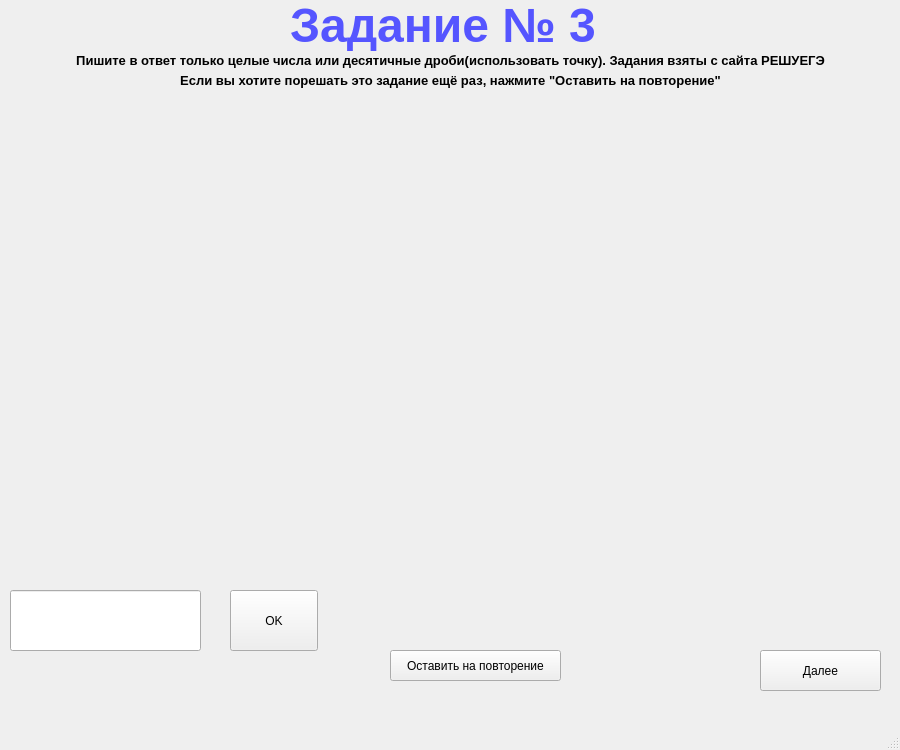
<?xml version="1.0" encoding="UTF-8"?>
<ui version="4.0">
 <class>MainWindow</class>
 <widget class="QMainWindow" name="MainWindow">
  <property name="geometry">
   <rect>
    <x>0</x>
    <y>0</y>
    <width>900</width>
    <height>750</height>
   </rect>
  </property>
  <property name="windowTitle">
   <string>MainWindow</string>
  </property>
  <widget class="QWidget" name="centralwidget">
   <widget class="QLabel" name="label">
    <property name="geometry">
     <rect>
      <x>290</x>
      <y>0</y>
      <width>321</width>
      <height>51</height>
     </rect>
    </property>
    <property name="palette">
     <palette>
      <active>
       <colorrole role="WindowText">
        <brush brushstyle="SolidPattern">
         <color alpha="255">
          <red>85</red>
          <green>85</green>
          <blue>255</blue>
         </color>
        </brush>
       </colorrole>
      </active>
      <inactive>
       <colorrole role="WindowText">
        <brush brushstyle="SolidPattern">
         <color alpha="255">
          <red>85</red>
          <green>85</green>
          <blue>255</blue>
         </color>
        </brush>
       </colorrole>
      </inactive>
      <disabled>
       <colorrole role="WindowText">
        <brush brushstyle="SolidPattern">
         <color alpha="255">
          <red>160</red>
          <green>162</green>
          <blue>164</blue>
         </color>
        </brush>
       </colorrole>
      </disabled>
     </palette>
    </property>
    <property name="font">
     <font>
      <pointsize>36</pointsize>
      <weight>75</weight>
      <bold>true</bold>
     </font>
    </property>
    <property name="text">
     <string>Задание № 3</string>
    </property>
   </widget>
   <widget class="QLabel" name="label_2">
    <property name="geometry">
     <rect>
      <x>0</x>
      <y>50</y>
      <width>901</width>
      <height>21</height>
     </rect>
    </property>
    <property name="font">
     <font>
      <pointsize>10</pointsize>
      <weight>75</weight>
      <bold>true</bold>
     </font>
    </property>
    <property name="text">
     <string>Пишите в ответ только целые числа или десятичные дроби(использовать точку). Задания взяты с сайта РЕШУЕГЭ</string>
    </property>
    <property name="alignment">
     <set>Qt::AlignCenter</set>
    </property>
   </widget>
   <widget class="QLabel" name="color_fon">
    <property name="geometry">
     <rect>
      <x>20</x>
      <y>100</y>
      <width>840</width>
      <height>411</height>
     </rect>
    </property>
    <property name="text">
     <string/>
    </property>
   </widget>
   <widget class="QLabel" name="t_or_f_p1">
    <property name="geometry">
     <rect>
      <x>50</x>
      <y>520</y>
      <width>761</width>
      <height>51</height>
     </rect>
    </property>
    <property name="text">
     <string/>
    </property>
   </widget>
   <widget class="QLineEdit" name="ans_p1">
    <property name="geometry">
     <rect>
      <x>10</x>
      <y>590</y>
      <width>191</width>
      <height>61</height>
     </rect>
    </property>
   </widget>
   <widget class="QPushButton" name="btn_ok_p1">
    <property name="geometry">
     <rect>
      <x>230</x>
      <y>590</y>
      <width>88</width>
      <height>61</height>
     </rect>
    </property>
    <property name="text">
     <string>OK</string>
    </property>
   </widget>
   <widget class="QPushButton" name="btn_next_p1">
    <property name="geometry">
     <rect>
      <x>760</x>
      <y>650</y>
      <width>121</width>
      <height>41</height>
     </rect>
    </property>
    <property name="text">
     <string>Далее</string>
    </property>
   </widget>
   <widget class="QPushButton" name="btn_repeat">
    <property name="geometry">
     <rect>
      <x>390</x>
      <y>650</y>
      <width>171</width>
      <height>31</height>
     </rect>
    </property>
    <property name="text">
     <string>Оставить на повторение</string>
    </property>
   </widget>
   <widget class="QLabel" name="label_3">
    <property name="geometry">
     <rect>
      <x>10</x>
      <y>70</y>
      <width>881</width>
      <height>21</height>
     </rect>
    </property>
    <property name="font">
     <font>
      <pointsize>10</pointsize>
      <weight>75</weight>
      <bold>true</bold>
     </font>
    </property>
    <property name="text">
     <string>Если вы хотите порешать это задание ещё раз, нажмите &quot;Оставить на повторение&quot;</string>
    </property>
    <property name="alignment">
     <set>Qt::AlignCenter</set>
    </property>
   </widget>
   <widget class="QLabel" name="problem_1">
    <property name="geometry">
     <rect>
      <x>20</x>
      <y>100</y>
      <width>851</width>
      <height>411</height>
     </rect>
    </property>
    <property name="text">
     <string/>
    </property>
    <property name="alignment">
     <set>Qt::AlignCenter</set>
    </property>
   </widget>
  </widget>
  <widget class="QMenuBar" name="menubar">
   <property name="geometry">
    <rect>
     <x>0</x>
     <y>0</y>
     <width>900</width>
     <height>30</height>
    </rect>
   </property>
  </widget>
  <widget class="QStatusBar" name="statusbar"/>
 </widget>
 <resources/>
 <connections/>
</ui>
